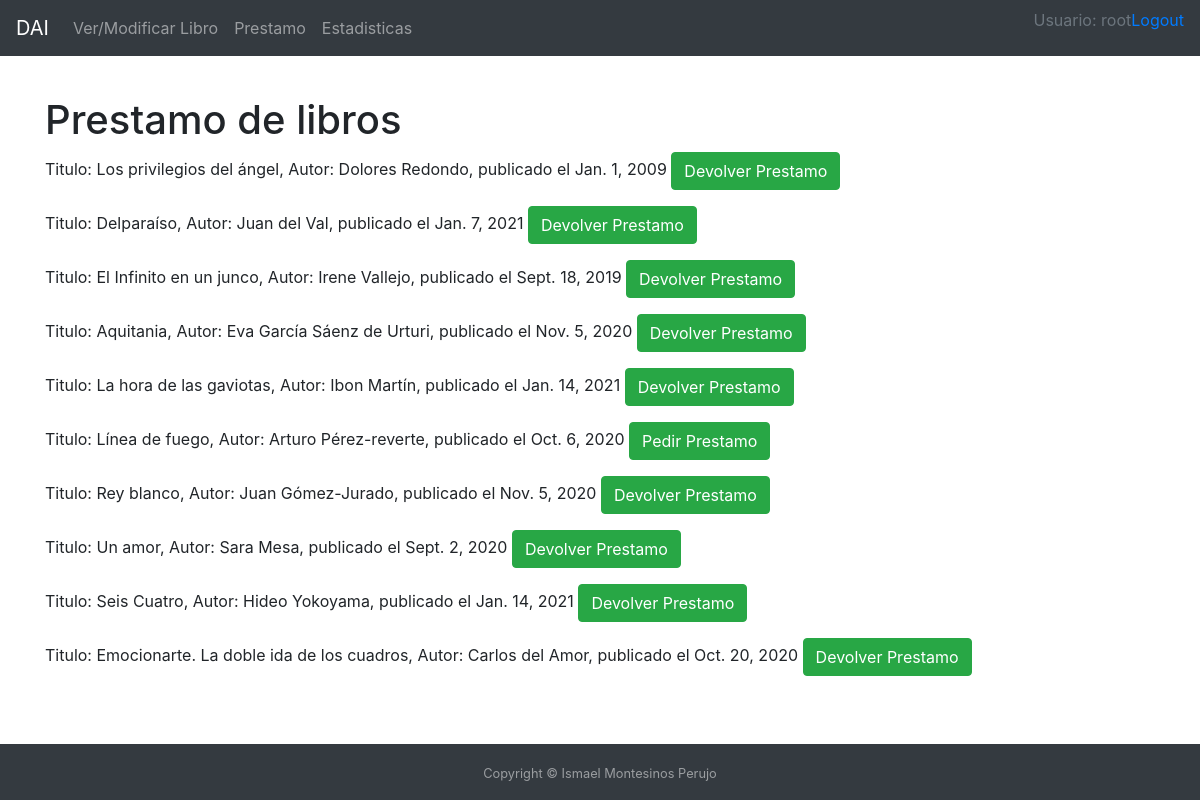
Screenshot of /prestar/ (signed in) with the database file from the repository.
### mi_aplicacion/models.py (models this page shows, shortened)
class Libro(models.Model):
  titulo = models.CharField(max_length=200)
  autor  = models.CharField(max_length=100)
  publicacion = models.DateField()
  prestado = models.BooleanField(default=False)
  veces_prestado = models.IntegerField(default=0)

### mi_aplicacion/views.py (the view)
# urls.py: url(r'^prestar/$', views.prestar, name='prestar'),
def prestar(request,id=None):
    libros = Libro.objects.all()
    prest = Prestamo.objects.all()
    return render(request,'prestamo.html',{'libros': libros,'prest': prest})

### mi_aplicacion/templates/prestamo.html
{% extends "base.html" %}
{% block contenido %}
<h1> Prestamo de libros </h1>
	{% for libro in libros %}
		{% if libro.prestado == False %}
			<p>Titulo: {{ libro.titulo }}, Autor: {{libro.autor}}, publicado el {{libro.publicacion}}
			<a class="btn btn btn-success" href="/pedir_prestamo/{{libro.id}}">Pedir Prestamo</a></p>
		{% else %}
			<p>Titulo: {{ libro.titulo }}, Autor: {{libro.autor}}, publicado el {{libro.publicacion}}
			<a class="btn btn btn-success" href="/devolver_prestamo/{{libro.id}}">Devolver Prestamo</a></p>
		{% endif %}
	{% endfor %}
{% endblock %}

### mi_aplicacion/templates/base.html (shortened to what this page needs)
<!DOCTYPE html>
<html>
<head>
    <link rel="stylesheet" href="https://cdn.jsdelivr.net/npm/bootstrap@4.5.3/dist/css/bootstrap.min.css">
</head>
<body>
  <nav class="navbar navbar-expand-md navbar-dark fixed-top bg-dark">
          <a class="navbar-brand" href="{% url 'base' %}">DAI</a>
          <div class="collapse navbar-collapse" id="navbarSupportedContent">
            <ul class="navbar-nav mr-auto">
              <li class="nav-item">
                <a class="nav-link" href="{% url 'edit_libro' %}">Ver/Modificar Libro</a>
              </li>
	            <li class="nav-item">
                <a class="nav-link" href="{% url 'prestar' %}">Prestamo</a>
              </li>
              <li class="nav-item">
                <a class="nav-link" href="{% url 'estadisticas' %}">Estadisticas</a>
              </li>
            </ul>
            {% if user.is_authenticated %}
              <p class="nav-item text-secondary">Usuario: {{ user.get_username }}</p>
              <p><a href="{% url 'logout' %}?next={{request.path}}">Logout</a></p>
            {% else %}
              <p><a href="{% url 'login' %}?next={{request.path}}">Login</a></p>
            {% endif %}
          </div>
        </nav>
  <div id="centro"class="container">
    <div class="wrapper pt-5">
        <div id="content">
            {% block contenido %}{%endblock %}
                <br><br><br>
        </div>
    </div>
  <footer id="footer" class="fixed-bottom bg-dark text-white-50 py-3">
    <div class="container text-center">
      <small>Copyright &copy; Ismael Montesinos Perujo</small>
    </div>
  </footer>
</body>
</html>

### rows the page displays
Libro: titulo "Los privilegios del ángel", autor "Dolores Redondo", publicacion "Jan. 1, 2009"
Libro: titulo "Delparaíso", autor "Juan del Val", publicacion "Jan. 7, 2021"
Libro: titulo "El Infinito en un junco", autor "Irene Vallejo", publicacion "Sept. 18, 2019"
Libro: titulo "Aquitania", autor "Eva García Sáenz de Urturi", publicacion "Nov. 5, 2020"
Libro: titulo "La hora de las gaviotas", autor "Ibon Martín", publicacion "Jan. 14, 2021"
Libro: titulo "Línea de fuego", autor "Arturo Pérez-reverte", publicacion "Oct. 6, 2020"
Libro: titulo "Rey blanco", autor "Juan Gómez-Jurado", publicacion "Nov. 5, 2020"
Libro: titulo "Un amor", autor "Sara Mesa", publicacion "Sept. 2, 2020"
Libro: titulo "Seis Cuatro", autor "Hideo Yokoyama", publicacion "Jan. 14, 2021"
Libro: titulo "Emocionarte. La doble ida de los cuadros", autor "Carlos del Amor", publicacion "Oct. 20, 2020"

### other values shown
{{ user.get_username }} "root"
